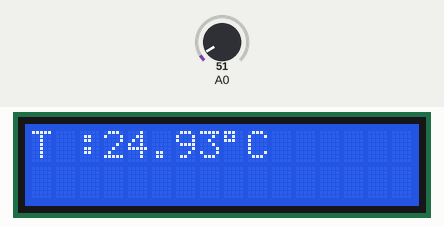
This sketch was run on a simulated Arduino Uno, built with avr-gcc and run on an emulated ATmega328P. Shown: 16×2 character LCD. Inputs (shaded band) come from the test bench; at power-on: A0 = 51. What the sketch prints to the serial monitor is not drawn.

Above: at 2.2 s.
2.3 s: A0 set to 23
At 3.7 s:
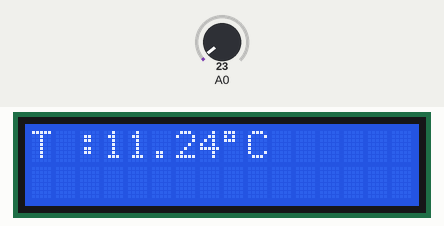
4.1 s: A0 set to 17
At 4.9 s:
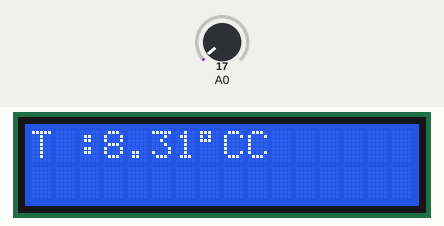
5.6 s: A0 set to 30
At 6.0 s:
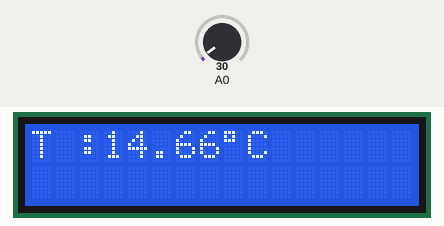
Timing chart, 0 to 8.6 s (numbered marks = the images above; inputs shaded):
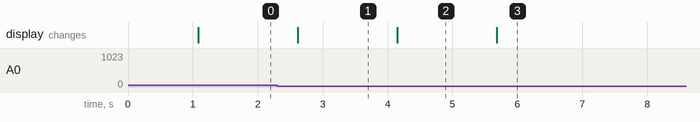

Measured:
- the behaviour switches between 21 and 20 on A0 (found by bisection; images 1 and 2)
- after the input at 2.3 s, the display: changes after 0.32 s (image 1)
- after the input at 4.1 s, the display: changes after 0.05 s (image 2)
- after the input at 5.6 s, the display: changes after 0.08 s (image 3)

The sketch:

Temp_Sensor.ino
```cpp
#include <Wire.h>
#include <LiquidCrystal_I2C.h>

// Set the LCD address to 0x27 for a 16 chars and 2 line display
LiquidCrystal_I2C lcd(0x27, 16, 2);

// the setup routine runs once when you press reset:
void setup() {
  // initialize serial communication at 9600 bits per second:
  Serial.begin(9600);
  lcd.init();
  lcd.backlight();
  lcd.print("LM35 Test");
  delay(1000);
}

// the loop routine runs over and over again forever:
void loop() {
  // read the input on analog pin A0:
  int sensorValue = analogRead(A0);
  // Convert the analog reading (which goes from 0 - 1023) to a voltage (0 - 5V):
  float voltage = sensorValue * (5.0 / 1023.0);
  float temperature = voltage*100;
  // print out the value you read:
  Serial.println("Voltage : ");
  Serial.println(voltage);
  Serial.println("Temperature : ");
  Serial.println(temperature);

  lcd.setCursor(0,0);
  lcd.print("T :");
  lcd.print(temperature);
  lcd.print((char)223);
  lcd.print("C");
  delay(500);
}
```
